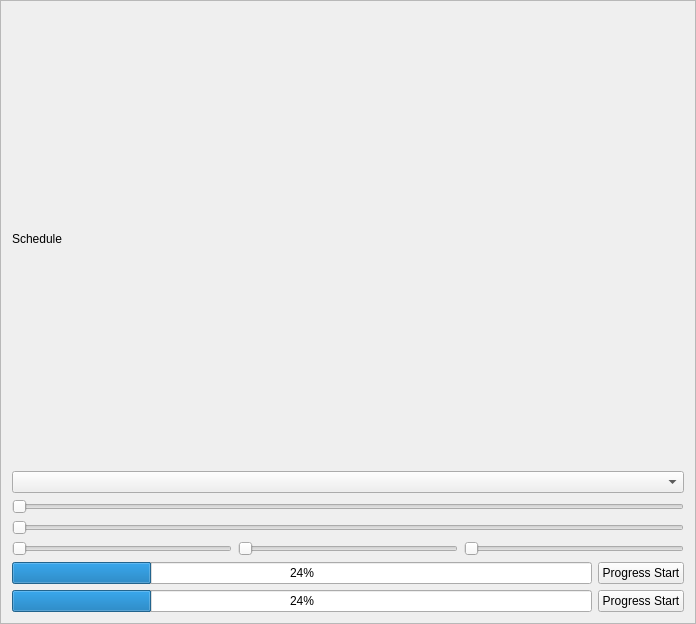
<?xml version="1.0" encoding="UTF-8"?>
<ui version="4.0">
 <class>Schedule</class>
 <widget class="QFrame" name="Schedule">
  <property name="geometry">
   <rect>
    <x>0</x>
    <y>0</y>
    <width>696</width>
    <height>624</height>
   </rect>
  </property>
  <property name="windowTitle">
   <string>Frame</string>
  </property>
  <property name="frameShape">
   <enum>QFrame::StyledPanel</enum>
  </property>
  <property name="frameShadow">
   <enum>QFrame::Raised</enum>
  </property>
  <layout class="QGridLayout" name="gridLayout">
   <item row="6" column="0">
    <layout class="QVBoxLayout" name="QFlowLayout_FlowLayout"/>
   </item>
   <item row="3" column="0">
    <widget class="QIntSlider" name="IntSlider">
     <property name="orientation">
      <enum>Qt::Horizontal</enum>
     </property>
    </widget>
   </item>
   <item row="1" column="0">
    <widget class="QAnimationComboBox" name="Cb_qss"/>
   </item>
   <item row="0" column="0">
    <widget class="QLabel" name="L_Header1">
     <property name="text">
      <string>Schedule</string>
     </property>
    </widget>
   </item>
   <item row="4" column="0">
    <layout class="QHBoxLayout" name="horizontalLayout_2">
     <item>
      <widget class="QCircularSlider" name="CircularSliderA">
       <property name="orientation">
        <enum>Qt::Horizontal</enum>
       </property>
      </widget>
     </item>
     <item>
      <widget class="QCircularSlider" name="CircularSliderB">
       <property name="orientation">
        <enum>Qt::Horizontal</enum>
       </property>
      </widget>
     </item>
     <item>
      <widget class="QCircularSlider" name="CircularSliderC">
       <property name="orientation">
        <enum>Qt::Horizontal</enum>
       </property>
      </widget>
     </item>
    </layout>
   </item>
   <item row="2" column="0">
    <widget class="QFloatSlider" name="FloatSlider">
     <property name="maximum">
      <number>100</number>
     </property>
     <property name="orientation">
      <enum>Qt::Horizontal</enum>
     </property>
    </widget>
   </item>
   <item row="5" column="0">
    <layout class="QGridLayout" name="gridLayout_2">
     <item row="1" column="0">
      <widget class="QAbstractProgressCircular" name="AbstractProgressCircularB">
       <property name="value">
        <number>24</number>
       </property>
      </widget>
     </item>
     <item row="0" column="0">
      <widget class="QProgressCircular" name="AbstractProgressCircularA">
       <property name="value">
        <number>24</number>
       </property>
      </widget>
     </item>
     <item row="1" column="1">
      <widget class="QPushButton" name="APC_PushButtonB">
       <property name="text">
        <string>Progress Start</string>
       </property>
      </widget>
     </item>
     <item row="0" column="1">
      <widget class="QPushButton" name="APC_PushButtonA">
       <property name="text">
        <string>Progress Start</string>
       </property>
      </widget>
     </item>
    </layout>
   </item>
  </layout>
 </widget>
 <customwidgets>
  <customwidget>
   <class>QAnimationComboBox</class>
   <extends>QComboBox</extends>
   <header>QAnimationComboBox.h</header>
  </customwidget>
  <customwidget>
   <class>QIntSlider</class>
   <extends>QSlider</extends>
   <header>QIntSlider.h</header>
  </customwidget>
  <customwidget>
   <class>QFloatSlider</class>
   <extends>QSlider</extends>
   <header>QFloatSlider.h</header>
  </customwidget>
  <customwidget>
   <class>QAbstractProgressCircular</class>
   <extends>QProgressBar</extends>
   <header>QAbstractProgressCircular.h</header>
  </customwidget>
  <customwidget>
   <class>QCircularSlider</class>
   <extends>QSlider</extends>
   <header>QCircularSlider.h</header>
  </customwidget>
  <customwidget>
   <class>QProgressCircular</class>
   <extends>QProgressBar</extends>
   <header>QProgressCircular.h</header>
  </customwidget>
 </customwidgets>
 <resources/>
 <connections/>
</ui>
